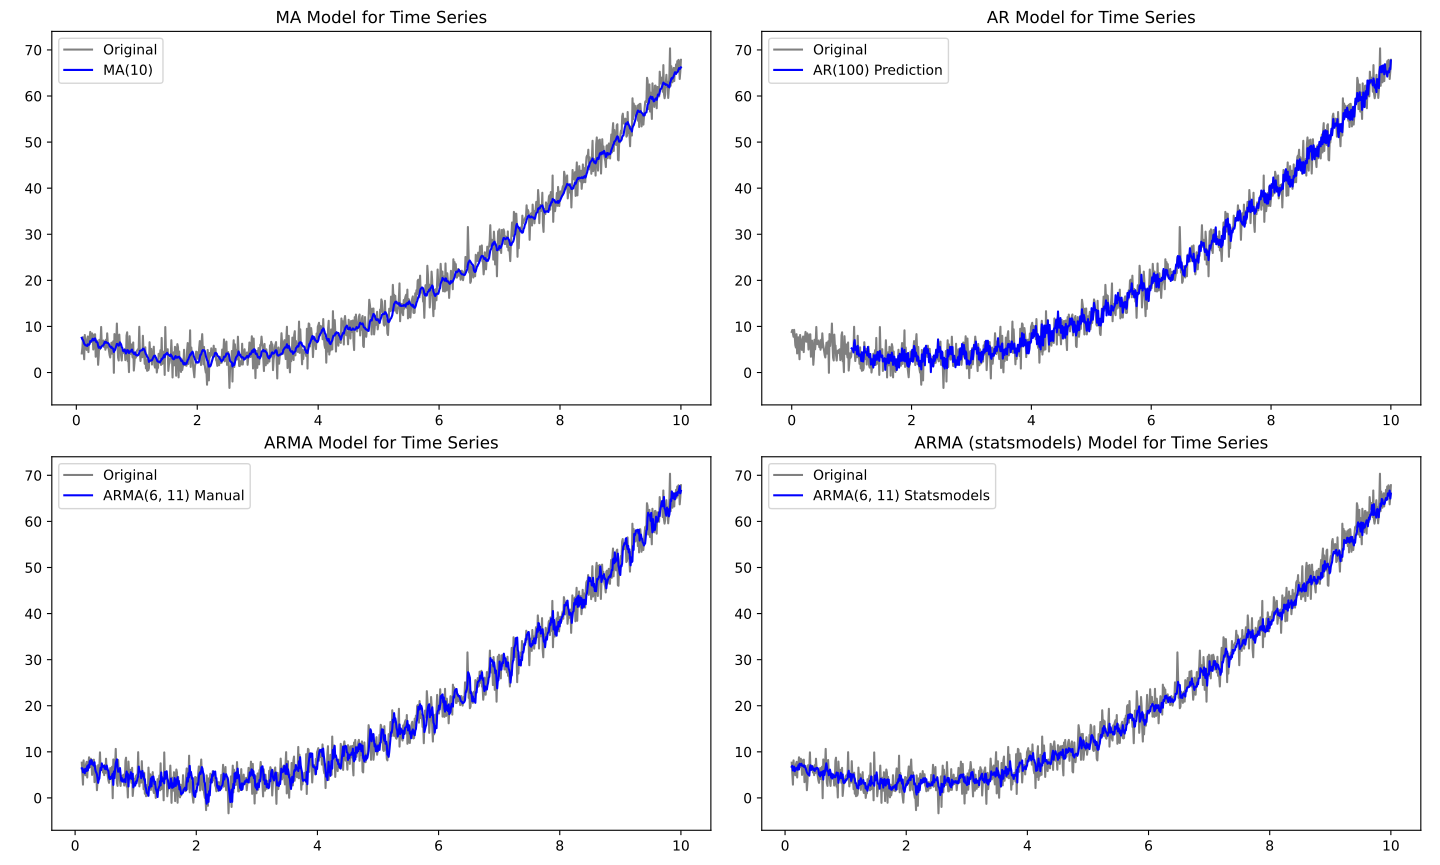

Generate this figure with Python:
import numpy as np
import matplotlib.pyplot as plt
from statsmodels.tsa.arima.model import ARIMA

N = 1000

X = np.linspace(0, 10, N)

trend = X ** 2 - 4 * X + 7
seasonal = np.sin(2 * np.pi * X * 5) + np.sin(2 * np.pi * X * 30)
residuals = np.random.normal(0, 2, size=N)
observed = trend + seasonal + residuals

fig = plt.figure(figsize=(12, 10))

q = 10
errors = []
averages = []

for i in range(q - 1, len(observed)):
    window = observed[i - q + 1 : i + 1]
    ma = np.mean(window)

    y_actual = observed[i]
    error = y_actual - ma

    averages.append(ma)
    errors.append(error)

ax1 = fig.add_subplot(221)
ax1.plot(X[q-1:], observed[q-1:], label="Original", color="gray")
ax1.plot(X[q-1:], averages, label=f"MA({q})", color="blue")
ax1.set_title("MA Model for Time Series")
ax1.legend()

def fit_ar(data, p, n):
    if n <= p + 1:
        return None, None

    X_mat = [] 
    Y_vec = []
    
    data_subset = data[:n]
    
    for i in range(p, n):
        past_window = data_subset[i-p : i][::-1]
        row = np.insert(past_window, 0, 1.0)
        Y_vec.append(row)
        X_mat.append(data_subset[i])
        
    X_mat = np.array(X_mat)
    Y_vec = np.array(Y_vec)
    
    beta, residuals, rank, s = np.linalg.lstsq(Y_vec, X_mat, rcond=None)
    predictions = Y_vec.dot(beta)
    
    return beta, predictions

def calculate_mse(data, predictions, n, p):
    actual = data[p:n]
    k = min(len(actual), len(predictions))
    mse = np.mean((actual[:k] - predictions[:k]) ** 2)
    return mse

p_initial = 100
coefficients, predictions_initial = fit_ar(observed, p_initial, N)

ax2 = fig.add_subplot(222)
ax2.plot(X, observed, label="Original", color="gray")
ax2.plot(X[p_initial:], predictions_initial, label=f"AR({p_initial}) Prediction", color="blue")
ax2.set_title("AR Model for Time Series")
ax2.legend()

split_idx = int(N * 0.8)
train_data = observed[:split_idx]
test_data = observed[split_idx:]

best_mse = float('inf')
best_order = (0, 0, 0)

for p_test in range(1, 21, 5): 
    for q_test in range(1, 21, 5):
        try:
            model = ARIMA(train_data, order=(p_test, 0, q_test))
            model_fit = model.fit()
            
            forecast = model_fit.forecast(steps=len(test_data))
            
            current_mse = calculate_mse(test_data, forecast, len(test_data), 0)
            
            if current_mse < best_mse:
                best_mse = current_mse
                best_order = (p_test, 0, q_test)
        except:
            continue

p = best_order[0]
q = best_order[2]

_, ar_predictions_optimal = fit_ar(observed, p, N)

start = max(p, q)
sliced_ar_predictions = ar_predictions_optimal[start - p:]
sliced_observed = observed[start:]

ar_errors = sliced_observed - sliced_ar_predictions

ar_correction = []
for i in range(len(ar_errors)):
    if i < q:
        ar_correction.append(0)
    else:
        error_window = ar_errors[i - q : i]
        ar_correction.append(np.mean(error_window))

arma_prediction_manual = sliced_ar_predictions + ar_correction

ax3 = fig.add_subplot(223)
ax3.plot(X[start:], sliced_observed, label="Original", color="gray")
ax3.plot(X[start:], arma_prediction_manual, label=f"ARMA({p}, {q}) Manual", color="blue")
ax3.set_title(f"ARMA Model for Time Series")
ax3.legend()

model = ARIMA(observed, order=best_order) 
model_fit = model.fit()
stats_predictions = model_fit.predict(start=0, end=N-1)

p_auto, d_auto, q_auto = model_fit.model.order
burn_in = max(p_auto, q_auto)

ax4 = fig.add_subplot(224)
ax4.plot(X[burn_in:], observed[burn_in:], label="Original", color="gray")
ax4.plot(X[burn_in:], stats_predictions[burn_in:], label=f"ARMA({p_auto}, {q_auto}) Statsmodels", color="blue")
ax4.set_title("ARMA (statsmodels) Model for Time Series")
ax4.legend()

plt.tight_layout()
plt.show()
